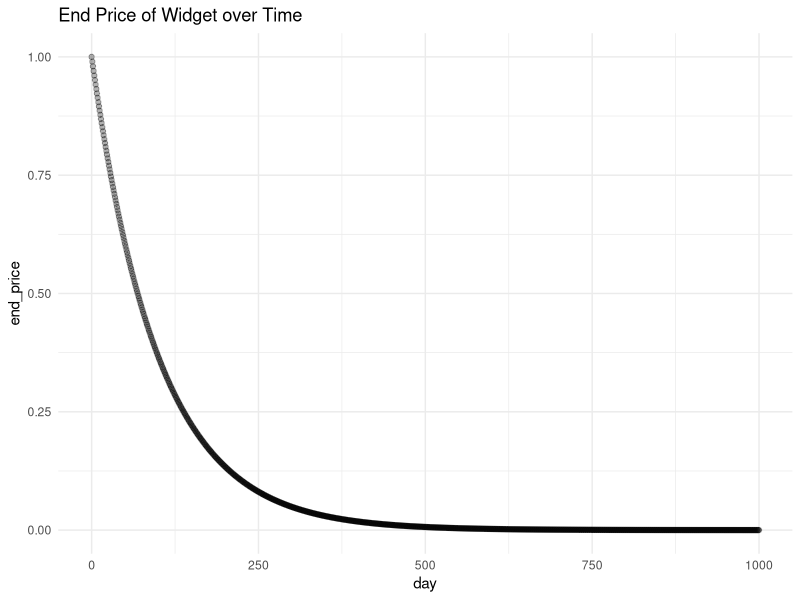

This figure's R source:
## ---- chunk 1
n <- log(.5)/log(.99)
n
## ---- chunk 2
library(tidyverse)
## ---- chunk 3
discount_func <- function(x) {
  (x-x*.1)*1.1
}
## ---- chunk 4
discount_func(1)
discount_func(.99)
discount_func(.9801)
## ---- chunk 5
accumulate(1:4, ~discount_func(.))
## ---- chunk 6
days_tbl <- tibble(
  day = c(0:1000),
  end_price = accumulate(c(1:1001), ~discount_func(.))
)
head(days_tbl)
## ---- chunk 7
ggplot(days_tbl, aes(x = day, y = end_price)) +
  geom_point(alpha = .3) +
  theme_minimal() +
  labs(
    title = "End Price of Widget over Time"
  )
## ---- chunk 8
days_tbl %>%
  filter(end_price <= .5) %>%
  slice(1)
